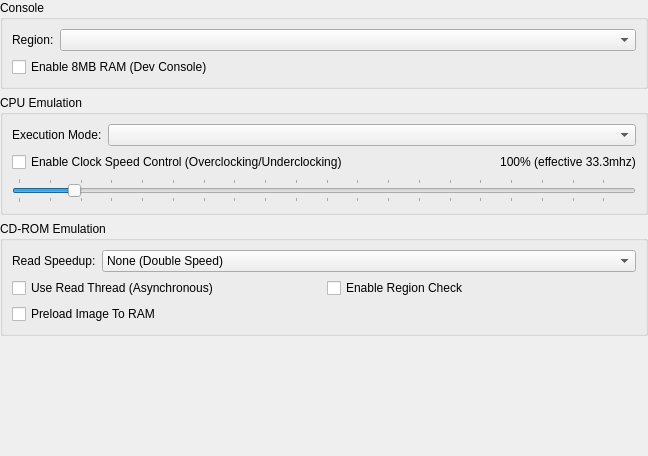
<?xml version="1.0" encoding="UTF-8"?>
<ui version="4.0">
 <class>ConsoleSettingsWidget</class>
 <widget class="QWidget" name="ConsoleSettingsWidget">
  <property name="geometry">
   <rect>
    <x>0</x>
    <y>0</y>
    <width>648</width>
    <height>456</height>
   </rect>
  </property>
  <property name="windowTitle">
   <string>Form</string>
  </property>
  <layout class="QVBoxLayout" name="verticalLayout">
   <property name="leftMargin">
    <number>0</number>
   </property>
   <property name="topMargin">
    <number>0</number>
   </property>
   <property name="rightMargin">
    <number>0</number>
   </property>
   <property name="bottomMargin">
    <number>0</number>
   </property>
   <item>
    <widget class="QGroupBox" name="groupBox">
     <property name="title">
      <string>Console</string>
     </property>
     <layout class="QFormLayout" name="formLayout">
      <item row="0" column="0">
       <widget class="QLabel" name="label">
        <property name="text">
         <string>Region:</string>
        </property>
       </widget>
      </item>
      <item row="0" column="1">
       <widget class="QComboBox" name="region"/>
      </item>
      <item row="1" column="0" colspan="2">
        <widget class="QCheckBox" name="enable8MBRAM">
        <property name="text">
          <string>Enable 8MB RAM (Dev Console)</string>
        </property>
        </widget>
      </item>
     </layout>
    </widget>
   </item>
   <item>
    <widget class="QGroupBox" name="groupBox_2">
     <property name="title">
      <string>CPU Emulation</string>
     </property>
     <layout class="QFormLayout" name="formLayout_3">
      <item row="0" column="0">
       <widget class="QLabel" name="label_3">
        <property name="text">
         <string>Execution Mode:</string>
        </property>
       </widget>
      </item>
      <item row="0" column="1">
       <widget class="QComboBox" name="cpuExecutionMode"/>
      </item>
      <item row="1" column="0" colspan="2">
       <layout class="QVBoxLayout" name="verticalLayout_2">
        <item>
         <layout class="QHBoxLayout" name="horizontalLayout">
          <item>
           <widget class="QCheckBox" name="enableCPUClockSpeedControl">
            <property name="text">
             <string>Enable Clock Speed Control (Overclocking/Underclocking)</string>
            </property>
           </widget>
          </item>
          <item>
           <spacer name="horizontalSpacer">
            <property name="orientation">
             <enum>Qt::Horizontal</enum>
            </property>
            <property name="sizeHint" stdset="0">
             <size>
              <width>40</width>
              <height>20</height>
             </size>
            </property>
           </spacer>
          </item>
          <item>
           <widget class="QLabel" name="cpuClockSpeedLabel">
            <property name="text">
             <string>100% (effective 33.3mhz)</string>
            </property>
            <property name="alignment">
             <set>Qt::AlignCenter</set>
            </property>
           </widget>
          </item>
         </layout>
        </item>
        <item>
         <widget class="QSlider" name="cpuClockSpeed">
          <property name="minimum">
           <number>10</number>
          </property>
          <property name="maximum">
           <number>1000</number>
          </property>
          <property name="value">
           <number>100</number>
          </property>
          <property name="orientation">
           <enum>Qt::Horizontal</enum>
          </property>
          <property name="tickPosition">
           <enum>QSlider::TicksBothSides</enum>
          </property>
          <property name="tickInterval">
           <number>50</number>
          </property>
         </widget>
        </item>
       </layout>
      </item>
     </layout>
    </widget>
   </item>
   <item>
    <widget class="QGroupBox" name="groupBox_4">
     <property name="title">
      <string>CD-ROM Emulation</string>
     </property>
     <layout class="QFormLayout" name="formLayout_4">
      <item row="0" column="0">
       <widget class="QLabel" name="label_2">
        <property name="text">
         <string>Read Speedup:</string>
        </property>
       </widget>
      </item>
      <item row="0" column="1">
       <widget class="QComboBox" name="cdromReadSpeedup">
        <item>
         <property name="text">
          <string>None (Double Speed)</string>
         </property>
        </item>
        <item>
         <property name="text">
          <string>2x (Quad Speed)</string>
         </property>
        </item>
        <item>
         <property name="text">
          <string>3x (6x Speed)</string>
         </property>
        </item>
        <item>
         <property name="text">
          <string>4x (8x Speed)</string>
         </property>
        </item>
        <item>
         <property name="text">
          <string>5x (10x Speed)</string>
         </property>
        </item>
        <item>
         <property name="text">
          <string>6x (12x Speed)</string>
         </property>
        </item>
        <item>
         <property name="text">
          <string>7x (14x Speed)</string>
         </property>
        </item>
        <item>
         <property name="text">
          <string>8x (16x Speed)</string>
         </property>
        </item>
        <item>
         <property name="text">
          <string>9x (18x Speed)</string>
         </property>
        </item>
        <item>
         <property name="text">
          <string>10x (20x Speed)</string>
         </property>
        </item>
       </widget>
      </item>
      <item row="1" column="0" colspan="2">
       <layout class="QGridLayout" name="gridLayout">
        <item row="0" column="0">
         <widget class="QCheckBox" name="cdromReadThread">
          <property name="text">
           <string>Use Read Thread (Asynchronous)</string>
          </property>
         </widget>
        </item>
        <item row="0" column="1">
         <widget class="QCheckBox" name="cdromRegionCheck">
          <property name="text">
           <string>Enable Region Check</string>
          </property>
         </widget>
        </item>
        <item row="1" column="0">
         <widget class="QCheckBox" name="cdromLoadImageToRAM">
          <property name="text">
           <string>Preload Image To RAM</string>
          </property>
         </widget>
        </item>
       </layout>
      </item>
     </layout>
    </widget>
   </item>
   <item>
    <spacer name="verticalSpacer">
     <property name="orientation">
      <enum>Qt::Vertical</enum>
     </property>
     <property name="sizeHint" stdset="0">
      <size>
       <width>20</width>
       <height>40</height>
      </size>
     </property>
    </spacer>
   </item>
  </layout>
 </widget>
 <resources>
  <include location="resources/resources.qrc"/>
 </resources>
 <connections/>
</ui>
